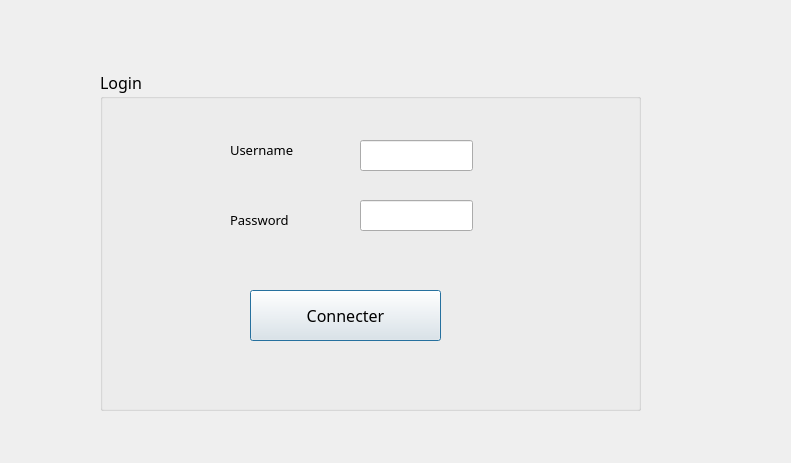
<?xml version="1.0" encoding="UTF-8"?>
<ui version="4.0">
 <class>Dialog</class>
 <widget class="QDialog" name="Dialog">
  <property name="geometry">
   <rect>
    <x>0</x>
    <y>0</y>
    <width>791</width>
    <height>463</height>
   </rect>
  </property>
  <property name="windowTitle">
   <string>Dialog</string>
  </property>
  <widget class="QGroupBox" name="groupBox">
   <property name="geometry">
    <rect>
     <x>100</x>
     <y>70</y>
     <width>541</width>
     <height>341</height>
    </rect>
   </property>
   <property name="font">
    <font>
     <family>Tw Cen MT Condensed Extra Bold</family>
     <pointsize>12</pointsize>
    </font>
   </property>
   <property name="title">
    <string>Login</string>
   </property>
   <widget class="QLineEdit" name="le_un">
    <property name="geometry">
     <rect>
      <x>260</x>
      <y>70</y>
      <width>113</width>
      <height>31</height>
     </rect>
    </property>
   </widget>
   <widget class="QLabel" name="label">
    <property name="geometry">
     <rect>
      <x>130</x>
      <y>70</y>
      <width>81</width>
      <height>20</height>
     </rect>
    </property>
    <property name="font">
     <font>
      <family>Tw Cen MT Condensed Extra Bold</family>
      <pointsize>10</pointsize>
     </font>
    </property>
    <property name="text">
     <string>Username</string>
    </property>
   </widget>
   <widget class="QLabel" name="label_2">
    <property name="geometry">
     <rect>
      <x>130</x>
      <y>140</y>
      <width>81</width>
      <height>20</height>
     </rect>
    </property>
    <property name="font">
     <font>
      <family>Tw Cen MT Condensed Extra Bold</family>
      <pointsize>10</pointsize>
     </font>
    </property>
    <property name="text">
     <string>Password</string>
    </property>
   </widget>
   <widget class="QPushButton" name="pb_connect">
    <property name="geometry">
     <rect>
      <x>150</x>
      <y>220</y>
      <width>191</width>
      <height>51</height>
     </rect>
    </property>
    <property name="text">
     <string>Connecter</string>
    </property>
   </widget>
   <widget class="QLineEdit" name="le_pw">
    <property name="geometry">
     <rect>
      <x>260</x>
      <y>130</y>
      <width>113</width>
      <height>31</height>
     </rect>
    </property>
    <property name="echoMode">
     <enum>QLineEdit::Password</enum>
    </property>
   </widget>
  </widget>
 </widget>
 <resources/>
 <connections/>
</ui>
